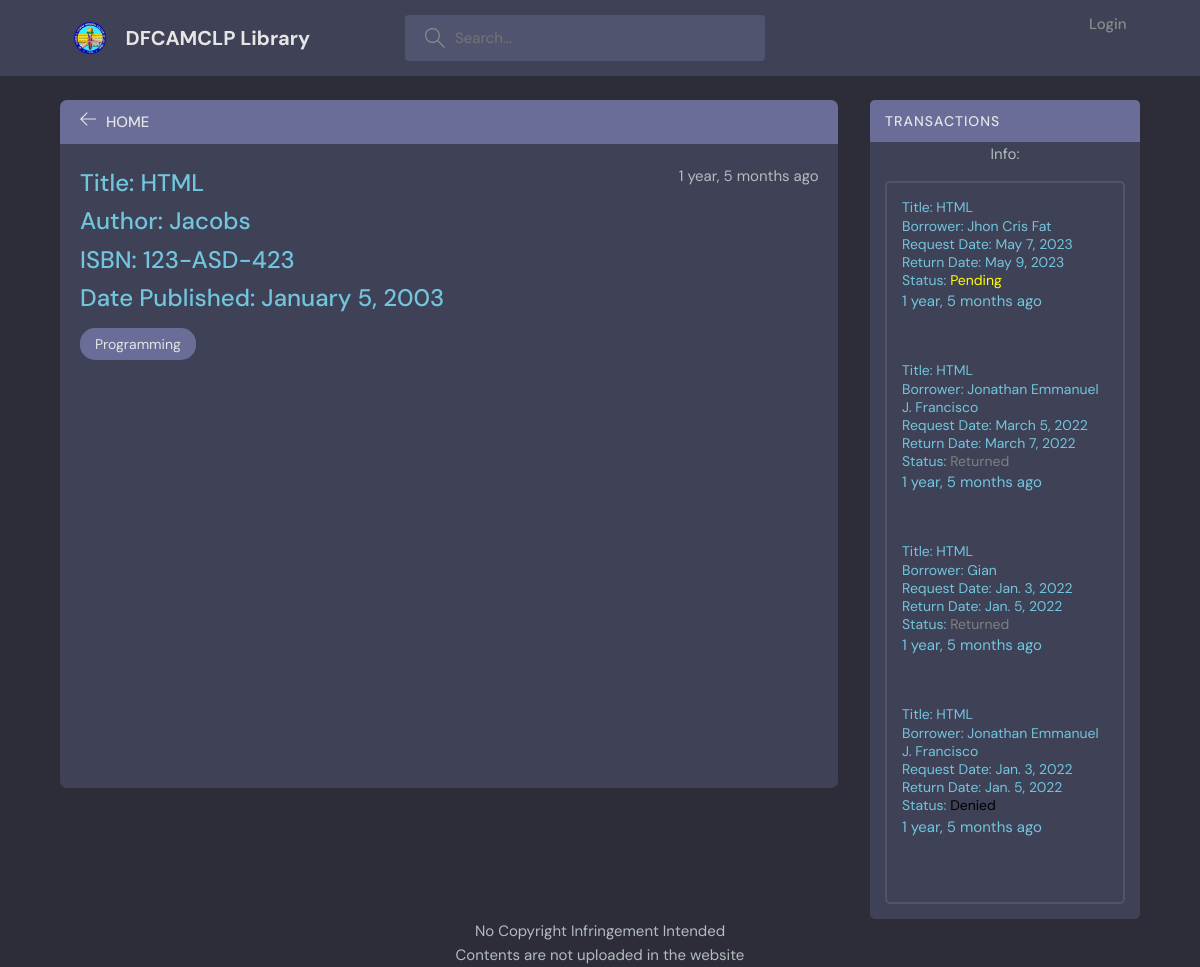
/room/13/, run on the app's committed database.
### base/models.py (models this page shows, shortened)
class Room(models.Model):
    host = models.ForeignKey(User, on_delete=models.SET_NULL, null=True)
    topic = models.ForeignKey(Topic, on_delete=models.SET_NULL, null=True)
    name = models.CharField(max_length=200)
    author = models.CharField(max_length=200)
    serialnumber = models.CharField(max_length=200)
    date_published = models.CharField(max_length=200)
    publisher = models.CharField(max_length=200)
    status = models.IntegerField(default = 0)
    description = models.TextField(max_length=200)
    participants = models.ManyToManyField(
        User, related_name='participants', blank=True)
    updated = models.DateTimeField(auto_now=True)
    created = models.DateTimeField(auto_now_add=True)
    class Meta:
        ordering = ['-updated','-created']

class Topic(models.Model):
    name = models.CharField(max_length=200)
    def __str__(self):
        return self.name

class Reservation(models.Model):
    room = models.CharField(max_length=200)
    user = models.CharField(max_length=200)
    requestdate = models.DateField()
    returndate = models.DateField()
    bstatus = models.IntegerField(default = 1)
    updated = models.DateTimeField(auto_now=True)
    created = models.DateTimeField(auto_now_add=True)
    class Meta:
        ordering = ['-created', '-updated' ]

class Reservation3(models.Model):
    room = models.CharField(max_length=200)
    user = models.CharField(max_length=200)
    requestdate = models.DateField()
    returndate = models.DateField()
    bstatus = models.IntegerField(default = 1)
    updated = models.DateTimeField(auto_now=True)
    created = models.DateTimeField(auto_now_add=True)
    class Meta:
        ordering = ['-created', '-updated']

class Reservation4(models.Model):
    room = models.CharField(max_length=200)
    user = models.CharField(max_length=200)
    requestdate = models.DateField()
    returndate = models.DateField()
    bstatus = models.IntegerField(default = 1)
    updated = models.DateTimeField(auto_now=True)
    created = models.DateTimeField(auto_now_add=True)
    class Meta:
        ordering = ['-created', '-updated']

### base/views.py (the view)
# urls.py: path('room/<str:pk>/', views.room, name="room"),
def room(request, pk):
    binfo=Reservation.objects.all()
    binfo2=Reservation2.objects.all()
    binfo3=Reservation3.objects.all()
    binfo4=Reservation4.objects.all()
    room = Room.objects.get(id=pk)
    room_messages = room.message_set.all()
    participants = room.participants.all()
    context = {'room' : room, 'room_messages' : room_messages, 'participants' : participants,'binfo':binfo, 'binfo2':binfo2,'binfo3':binfo3,'binfo4':binfo4 }
    return render(request, 'base/room.html',context)

### base/templates/base/room.html (shortened to what this page needs)
{% extends 'main.html' %}
{% block content %}
    <main class="profile-page layout layout--2" >
      <div class="container" >
        <div class="room" >
          <div class="room__top">
            <div class="room__topLeft">
              <a href="{%url 'home'%}">
                <svg version="1.1" xmlns="http://www.w3.org/2000/svg" width="32" height="32" viewBox="0 0 32 32">
                  <title>arrow-left</title>
                  <path
                    d="M13.723 2.286l-13.723 13.714 13.719 13.714 1.616-1.611-10.96-10.96h27.625v-2.286h-27.625l10.965-10.965-1.616-1.607z"
                  ></path>
                </svg>
              </a>
              <h3>Home</h3>
            </div>
          </div>
          <div class="room__box scroll">
            <div class="room__header scroll">
              <div class="room__info">
                <h3>Title: {{room.name}}
                  <p>Author: {{room.author}}</p>
                  <p>ISBN: {{room.serialnumber}}</p>
                  <p>Date Published: {{room.date_published}}</p>
                </h3>
                <span>{{room.created|timesince}} ago</span>
              </div>
              <span class="room__topics">{{room.topic}}</span>
            </div>
          </div>
        </div>
        <div class="activities">
          <div class="activities__header">
            <h2>Transactions</h2>
          </div>
          <div><p><center>Info:</center></p></div>
          <div class="activities__box">
            <div class="activities__boxHeader roomListRoom__header">
              <a href = "{% url 'confirm-room' room.id %}">
                  {% for binfo in binfo %}
                  {% if binfo.room == room.name %}
                  {% if binfo.bstatus == 1 %}
                  <p>Title: {{binfo.room}}</p>
                  <p>Borrower: {{binfo.user}}</p>
                  <p>Request Date: {{binfo.requestdate}}</p>
                  <p>Return Date: {{binfo.returndate}}</p>
                  <p>Status: <FONT COLOR = "Yellow">Pending</FONT></p>
                  <span>{{binfo.created|timesince}} ago</span>
                  <br>
                  <br>
                  <br>
                  {% endif %}
                  {% endif %}
                  {% endfor %}
                </a>
            </div>
            <div class="activities__boxHeader roomListRoom__header">
              <a FONT COLOR = "Gray">
              {% for binfo3 in binfo3 %}
              {% if binfo3.bstatus == 1 %}
              {% if binfo3.room == room.name %}
              <p>Title: {{binfo3.room}}</p>
              <p>Borrower: {{binfo3.user}}</p>
              <p>Request Date: {{binfo3.requestdate}}</p>
              <p>Return Date: {{binfo3.returndate}}</p>
              <p>Status: <FONT COLOR = "Gray">Returned</FONT></p>
              <span>{{binfo3.created|timesince}} ago</span>
              <br>
              <br>
              <br>
              {% endif %}
              {% endif %}
              {% endfor %}
              </a>
            </div>
            <div class="activities__boxHeader roomListRoom__header">
              <a FONT COLOR = "Gray">
              {% for binfo4 in binfo4 %}
              {% if binfo4.bstatus == 1 %}
              {% if binfo4.room == room.name %}
              <p>Title: {{binfo4.room}}</p>
              <p>Borrower: {{binfo4.user}}</p>
              <p>Request Date: {{binfo4.requestdate}}</p>
              <p>Return Date: {{binfo4.returndate}}</p>
              <p>Status: <FONT COLOR = "Black">Denied</FONT></p>
              <span>{{binfo4.created|timesince}} ago</span>
              <br>
              <br>
              <br>
              {% endif %}
              {% endif %}
              {% endfor %}
              </a>
            </div>
          </div>
        </div>
      </div>
    </main>
    {% endblock content %}

### static/styles/style.css (style rules this page uses)
:root { --color-main: #71c6dd; --color-main-light: #e1f6fb; --color-dark: #3f4156; --color-dark-medium: #51546e; --color-dark-light: #696d97; --color-light: #e5e5e5; --color-gray: #8b8b8b; --color-light-gray: #b2bdbd; --color-bg: #2d2d39; --color-success: #5dd693; --color-error: #fc4b0b; }
* { font-family: "DM Sans", -apple-system, BlinkMacSystemFont, "Segoe UI", Roboto, Oxygen, Ubuntu, Cantarell, "Open Sans", "Helvetica Neue", sans-serif; margin: 0; padding: 0; box-sizing: border-box; text-rendering: optimizeLegibility; font-size: inherit; }
html { font-size: 56.25%; }
@media only screen and (min-width: 1200px) { html { font-size: 62.5%; } }
body { line-height: 1.6; font-weight: 400; font-size: 1.5rem; color: var(--color-light-gray); background-color: var(--color-bg); min-height: 100vh; }
a { display: inline-block; color: var(--color-main); text-decoration: none; }
.container { max-width: 120rem; width: 90%; margin: auto; }
.layout { margin-top: 2.4rem; }
.layout > .container { display: flex; justify-content: space-between; align-items: flex-start; }
.layout--2 > .container > div:first-child { flex-basis: 72%; }
.layout--2 > .container > div:last-child { flex-basis: 25%; }
.roomListRoom__header { display: flex; justify-content: space-between; align-items: center; }
.activities { background: var(--color-dark); border-radius: 5px; overflow: hidden; }
.activities__header h2 { background-color: var(--color-dark-light); text-transform: uppercase; font-weight: 500; padding: 1rem 1.5rem; color: var(--color-light); letter-spacing: 1px; font-size: 1.4rem; }
.activities__box { margin: 1.5rem; padding: 1.5rem; border: 2px solid var(--color-dark-medium); border-radius: 5px; }
.activities__boxHeader p { font-size: 1.4rem; line-height: 1.3; }
.room, .participants { background: var(--color-dark); max-height: 87.5vh; border-radius: 0.7rem; overflow: hidden; position: relative; }
.room__top, .participants__top { background: var(--color-dark-light); display: flex; justify-content: space-between; align-items: center; padding: 1rem 2rem; position: relative; }
.room__top svg, .thread__top svg { width: 1.6rem; height: 1.6rem; fill: var(--color-light); cursor: pointer; }
.room__topLeft { display: flex; align-items: flex-end; gap: 1rem; }
.room__topLeft h3, .participants__top { text-transform: uppercase; font-weight: 500; color: var(--color-light); }
.room__topLeft svg { width: 1.6rem; height: 1.6rem; fill: var(--color-light); }
.room__header { max-height: 30vh; overflow-y: auto; position: absolute; width: 95%; background: var(--color-dark); z-index: 999; top: 4.4rem; padding-top: 2rem; padding-bottom: 1rem; }
.room__box { padding-left: 2rem; padding-right: 2rem; height: 80.5vh; padding-bottom: 0; }
.room__info { display: flex; justify-content: space-between; }
.room__info h3 { font-size: 2.4rem; font-weight: 500; color: var(--color-main); }
.room__topics { padding: 0.5rem 1.5rem; background: var(--color-dark-light); color: var(--color-light); display: inline-block; font-size: 1.4rem; border-radius: 1.5rem; margin: 1rem 0; }

### data on the page
Room: name "HTML", author "Jacobs", serialnumber "123-ASD-423", date_published "January 5, 2003", created "1 year, 5 months", topic "Programming"
Reservation: room "HTML", user "Jhon Cris Fat", requestdate "May 7, 2023", returndate "May 9, 2023", created "1 year, 5 months"
Reservation3: room "HTML", user "Jonathan Emmanuel J. Francisco", requestdate "March 5, 2022", returndate "March 7, 2022", created "1 year, 5 months"
Reservation3: room "HTML", user "Gian", requestdate "Jan. 3, 2022", returndate "Jan. 5, 2022", created "1 year, 5 months"
Reservation4: room "HTML", user "Jonathan Emmanuel J. Francisco", requestdate "Jan. 3, 2022", returndate "Jan. 5, 2022", created "1 year, 5 months"
